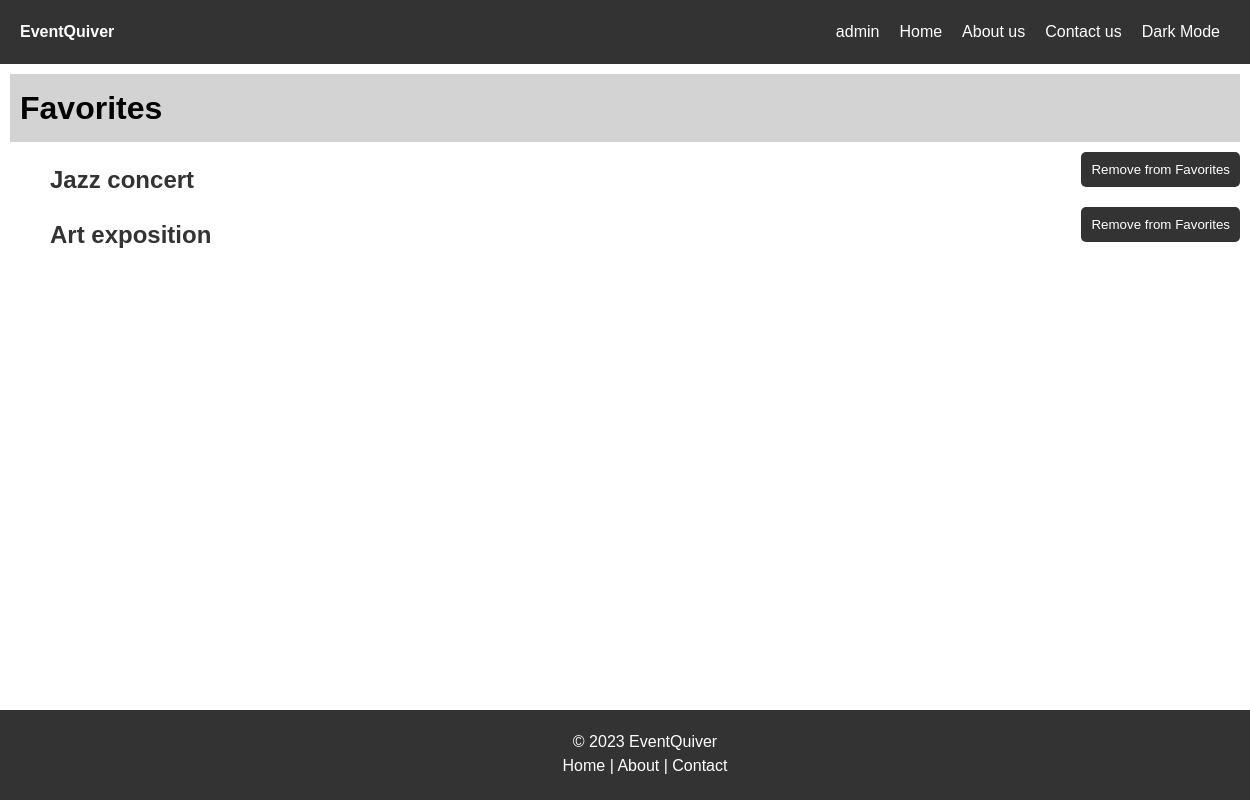
The page /favorites (signed in) on the database its author committed.
### models.py (models this page shows, shortened)
class User(db.Model, UserMixin):
    id = db.Column(db.Integer, primary_key=True)
    username = db.Column(db.String(20), unique=True, nullable=False)
    email = db.Column(db.String(120), unique=True, nullable=False)
    password = db.Column(db.String(60), nullable=False)
    phone=db.Column(db.String(20),unique=True, nullable=False)
    favorites = db.relationship('Favorites', backref='user', lazy=True)
    cart = db.relationship('Cart', backref='user', lazy=True)
    purchase_history = db.relationship('PurchaseHistory', backref='user', lazy=True)

class Event(db.Model):
    id = db.Column(db.Integer, primary_key=True)
    name = db.Column(db.String(100), nullable=False)
    address = db.Column(db.String(200), nullable=False)
    date = db.Column(db.DateTime, nullable=False, default=datetime.utcnow)
    description = db.Column(db.Text, nullable=False)
    image_file = db.Column(db.String(20), nullable=False, default='default.jpg')
    tickets = db.relationship('Ticket', backref='event', lazy=True, order_by='Ticket.price')

### routes.py (the view)
@app.route('/favorites')
@login_required
def favorites():
    form=RemoveFromFavoritesForm
    favorite_events=db.session.query(Event).join(Favorites, Event.id==Favorites.event_id).filter(Favorites.user_id==current_user.id).all()
    return render_template('favorites.html', favorite_events=favorite_events, form=form)

### routes.py (called while the page is built)
@login_manager.user_loader
def load_user(user_id):
    return User.query.get(int(user_id))

@app.before_request
def before_request():
    if 'theme' not in session:
        session['theme'] = 'light'

### templates/favorites.html (shortened to what this page needs)
{% extends "base.html" %}
{% block content %}
<h1 class="subh">Favorites</h1>
{% if favorite_events %}
<ul>
    {% for event in favorite_events %}
    <li class="favs">
        <a href="{{ url_for('event', event_id=event.id) }}"><h2>{{ event.name }}</h2></a>
        <form action="{{ url_for('remove_from_favorites', event_id=event.id) }}" method="POST">
            <button type="submit">Remove from Favorites</button>
        </form>
    </li>
    {% endfor %}
</ul>
{% else %}
<p>You haven't added any events to your favorites yet.</p>
{% endif %}
{% endblock %}

### templates/base.html (shortened to what this page needs)
<!DOCTYPE html>
<html>
<head>
    {% if session['theme'] == 'light' %}
    <link rel="stylesheet" href="{{ url_for('static', filename='css/main.css') }}">
    {% else %}
    <link rel="stylesheet" href="{{ url_for('static', filename='css/dark.css') }}">
    {% endif %}
</head>
<body>
    <header>
        <strong><a id="logo" href="{{ url_for('home') }}">EventQuiver</a></strong>
        <nav id="navbar">
            <ul>
                <li>
                    <div class="dropdown">
                        <button class="dropbtn">{{ current_user.username }}</button>
                    </div>
                </li>
                <li><a href="{{ url_for('home') }}">Home</a></li>
                <li><a href="{{ url_for('about') }}">About us</a></li>
                <li><a href="{{ url_for('contact') }}">Contact us</a></li>
                <li id="theme-toggle">
                    {% if session['theme'] == 'dark' %}
                    <a href="{{ url_for('toggle_theme', theme='light') }}">Light Mode</a>
                    {% else %}
                    <a href="{{ url_for('toggle_theme', theme='dark') }}">Dark Mode</a>
                    {% endif %}
                </li>
            </ul>
        </nav>
    </header>
    <main>
        {% block content %}{% endblock %}
    </main>
    <br><br><br> <br>
    <footer>
        <p> &copy 2023 EventQuiver</p>
        <p><a href="{{ url_for('home') }}">Home</a> | <a href="{{ url_for('about') }}">About</a> | <a href="{{ url_for('contact') }}">Contact</a></p>
    </footer>
</body>
</html>

### static/css/main.css (style rules this page uses)
* { margin: 0; }
html { position: relative; min-height: 100%; overflow-x: hidden; }
body { font-family: Arial, sans-serif; font-size: 16px; line-height: 1.5; }
ul { list-style-type: none; }
.dropdown { position: relative; display: inline-block; }
header { display: flex; justify-content: space-between; align-items: center; padding: 20px; background-color: #333; color: #fff; }
nav ul { display: flex; list-style-type: none; margin: 0; padding: 0; }
nav li { margin: 0 10px; }
nav a { color: #fff; text-decoration: none; }
.dropbtn { background-color: transparent; color: #fff; border: none; cursor: pointer; padding: 0; font-size: 16px; }
main { padding: 10px; }
h1 { font-size: 2rem; margin-bottom: 10px; }
form { display: flex; flex-direction: column; max-width: 500px; margin-bottom: 20px; }
button[type="submit"], #filterbtn { padding: 10px; background-color: #333; color: #fff; border: none; border-radius: 5px; cursor: pointer; }
p { text-align: center; }
a { color: #333; text-decoration: none; }
.subh { background-color:lightgrey; padding: 10px; }
.favs { display: flex; align-items: center; justify-content: space-between; }
footer { position: absolute; bottom: 0; width: 100%; height: 50px; padding: 20px; background-color: #333; color: #fff; }
footer p a { color: #fff; }
#logo { color:#fff; }

### rows shown on the page
User: username "admin"
Event: name "Jazz concert"
Event: name "Art exposition"
